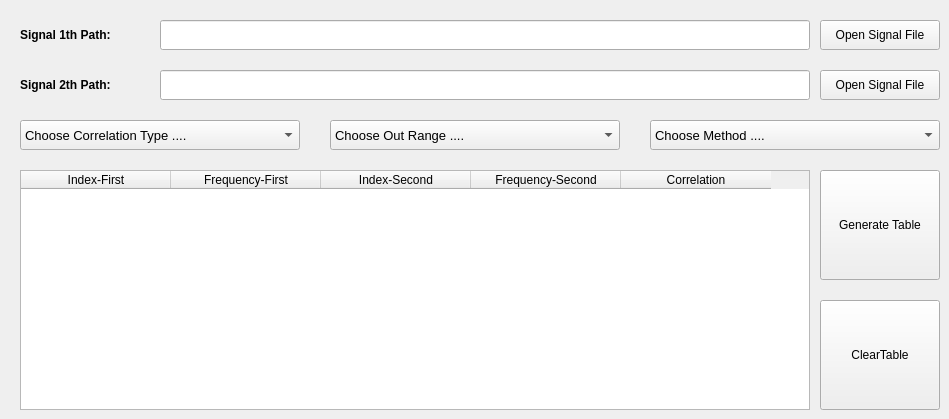
      <widget class="QWidget" name="p_tab_8">
       <attribute name="title">
        <string>Task 8</string>
       </attribute>
       <widget class="QLabel" name="p1_t8_labelText">
        <property name="geometry">
         <rect>
          <x>20</x>
          <y>20</y>
          <width>130</width>
          <height>30</height>
         </rect>
        </property>
        <property name="font">
         <font>
          <pointsize>9</pointsize>
          <weight>75</weight>
          <bold>true</bold>
         </font>
        </property>
        <property name="text">
         <string>Signal 1th Path:</string>
        </property>
       </widget>
       <widget class="QPushButton" name="p1_t8_btn_openFile">
        <property name="geometry">
         <rect>
          <x>820</x>
          <y>20</y>
          <width>120</width>
          <height>30</height>
         </rect>
        </property>
        <property name="text">
         <string>Open Signal File</string>
        </property>
       </widget>
       <widget class="QLineEdit" name="p1_t8_flineEdit_filePath_2">
        <property name="geometry">
         <rect>
          <x>160</x>
          <y>70</y>
          <width>650</width>
          <height>30</height>
         </rect>
        </property>
       </widget>
       <widget class="QPushButton" name="p1_t8_btn_openFile_2">
        <property name="geometry">
         <rect>
          <x>820</x>
          <y>70</y>
          <width>120</width>
          <height>30</height>
         </rect>
        </property>
        <property name="text">
         <string>Open Signal File</string>
        </property>
       </widget>
       <widget class="QLineEdit" name="p1_t8_flineEdit_filePath">
        <property name="geometry">
         <rect>
          <x>160</x>
          <y>20</y>
          <width>650</width>
          <height>30</height>
         </rect>
        </property>
       </widget>
       <widget class="QLabel" name="p1_t8_labelText_2">
        <property name="geometry">
         <rect>
          <x>20</x>
          <y>70</y>
          <width>130</width>
          <height>30</height>
         </rect>
        </property>
        <property name="font">
         <font>
          <pointsize>9</pointsize>
          <weight>75</weight>
          <bold>true</bold>
         </font>
        </property>
        <property name="text">
         <string>Signal 2th Path:</string>
        </property>
       </widget>
       <widget class="QComboBox" name="p1_t8_comboBox_correlationType">
        <property name="geometry">
         <rect>
          <x>20</x>
          <y>120</y>
          <width>280</width>
          <height>30</height>
         </rect>
        </property>
        <property name="font">
         <font>
          <pointsize>10</pointsize>
         </font>
        </property>
        <item>
         <property name="text">
          <string>Choose Correlation Type ....</string>
         </property>
        </item>
        <item>
         <property name="text">
          <string>Auto Correlation</string>
         </property>
        </item>
        <item>
         <property name="text">
          <string>Cross Correlation</string>
         </property>
        </item>
       </widget>
       <widget class="QComboBox" name="p1_t8_comboBox_outRange">
        <property name="geometry">
         <rect>
          <x>330</x>
          <y>120</y>
          <width>290</width>
          <height>30</height>
         </rect>
        </property>
        <property name="font">
         <font>
          <pointsize>10</pointsize>
         </font>
        </property>
        <item>
         <property name="text">
          <string>Choose Out Range ....</string>
         </property>
        </item>
        <item>
         <property name="text">
          <string>Normalized</string>
         </property>
        </item>
        <item>
         <property name="text">
          <string>Not Normalized</string>
         </property>
        </item>
       </widget>
       <widget class="QComboBox" name="p1_t8_comboBox_method">
        <property name="geometry">
         <rect>
          <x>650</x>
          <y>120</y>
          <width>290</width>
          <height>30</height>
         </rect>
        </property>
        <property name="font">
         <font>
          <pointsize>10</pointsize>
         </font>
        </property>
        <item>
         <property name="text">
          <string>Choose Method ....</string>
         </property>
        </item>
        <item>
         <property name="text">
          <string>Fast Method</string>
         </property>
        </item>
        <item>
         <property name="text">
          <string>Directed Method</string>
         </property>
        </item>
       </widget>
       <widget class="QPushButton" name="p1_t8_btn_generateTable">
        <property name="geometry">
         <rect>
          <x>820</x>
          <y>170</y>
          <width>120</width>
          <height>110</height>
         </rect>
        </property>
        <property name="text">
         <string>Generate Table</string>
        </property>
       </widget>
       <widget class="QPushButton" name="p1_t8_btn_clearTable">
        <property name="geometry">
         <rect>
          <x>820</x>
          <y>300</y>
          <width>120</width>
          <height>110</height>
         </rect>
        </property>
        <property name="text">
         <string>ClearTable</string>
        </property>
       </widget>
       <widget class="QTableWidget" name="p1_t8_tableWidget">
        <property name="geometry">
         <rect>
          <x>20</x>
          <y>170</y>
          <width>790</width>
          <height>240</height>
         </rect>
        </property>
        <attribute name="horizontalHeaderDefaultSectionSize">
         <number>150</number>
        </attribute>
        <column>
         <property name="text">
          <string>Index-First</string>
         </property>
        </column>
        <column>
         <property name="text">
          <string>Frequency-First</string>
         </property>
        </column>
        <column>
         <property name="text">
          <string>Index-Second</string>
         </property>
        </column>
        <column>
         <property name="text">
          <string>Frequency-Second</string>
         </property>
        </column>
        <column>
         <property name="text">
          <string>Correlation</string>
         </property>
        </column>
       </widget>
      </widget>
